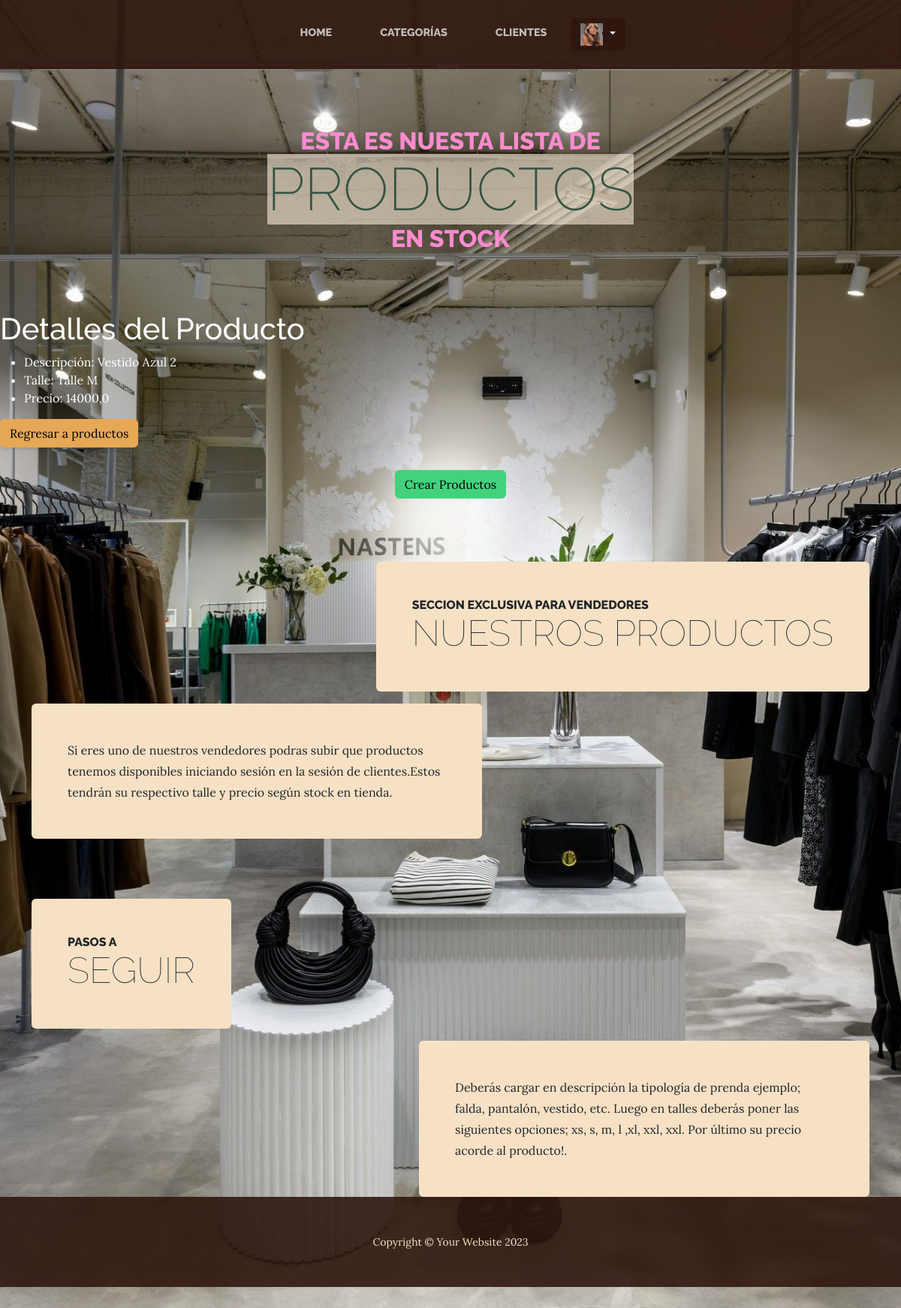
Screenshot of /detalleproducto/5/ (signed in) with the database file from the repository.
### apps/clientes/models.py (models this page shows, shortened)
class CustomUser(AbstractUser):
    first_name = models.CharField(max_length=30, verbose_name=_('First name'))
    last_name = models.CharField(max_length=30, verbose_name=_('Last name'))
    email = models.EmailField(unique=True, verbose_name=_('Email'))
    is_active = models.BooleanField(default=True, verbose_name=_('Active'))
    date_joined = models.DateTimeField(auto_now_add=True, verbose_name=_('Date joined'))
    custom_groups = models.ManyToManyField(Group, related_name='custom_users', blank=True, verbose_name=_('groups'))
    custom_user_permissions = models.ManyToManyField(Permission, related_name='custom_users', blank=True, verbose_name=_('user permissions'))

class Avatar(models.Model):
    user = models.OneToOneField(get_user_model(), on_delete=models.CASCADE)
    imagen = models.ImageField(
    upload_to='avatares', null=True, blank=True, default="/default.jpeg")

### apps/productos/models.py (models this page shows, shortened)
class Producto(models.Model):
    descripcion = models.CharField(max_length=50)
    talle = models.CharField(max_length=50, default="")
    precio = models.FloatField()
    imagen = models.ImageField(upload_to='productos/', blank=True, null=True)  # Agrega este campo

### apps/productos/views.py (the view)
# urls.py: path('detalleproducto/<int:pk>/', ProductoDetail.as_view(),
class ProductoDetail(DetailView):
    template_name = "productos/detalleproducto.html"
    model = Producto

### apps/productos/templates/productos/detalleproducto.html
{% extends 'productos/products.html' %}
{% block INDEX_TITULO %}
    <h1 style="color:white">Detalles del Producto</h1>
{% endblock INDEX_TITULO %}
{% block INDEX_CONTENIDO %}
    <ul style="color:white">
        <li>Descripción: {{ object.descripcion }}</li>
        <li>Talle: {{ object.talle }}</li>
        <li>Precio: {{ object.precio }}</li>
    </ul>
    <a href="{% url 'productos' %}" class="btn btn-primary">
        Regresar a productos
    </a>
{% endblock INDEX_CONTENIDO %}

### apps/TIENDA/templates/TIENDA/navegacion.html (shortened to what this page needs)
<nav class="navbar navbar-expand-lg navbar-dark py-lg-4" id="mainNav">
    <div class="container">
        <div class="collapse navbar-collapse" id="navbarSupportedContent">
            <ul class="navbar-nav mx-auto">
                <li class="nav-item px-lg-4"><a class="nav-link text-uppercase" href="{% url 'inicioTienda' %}">Home</a></li>
                <li class="nav-item px-lg-4"><a class="nav-link text-uppercase" href="{% url 'categorias' %}">Categorías</a></li>
                <li class="nav-item px-lg-4"><a class="nav-link text-uppercase" href="{% url 'clientes' %}">Clientes</a></li>
                {% if request.user.is_authenticated %}
                <div class="dropdown">
                    <a class="btn btn-secondary dropdown-toggle" href="{% url 'clientes' %}" role="button" id="dropdownMenuLink" data-bs-toggle="dropdown" aria-expanded="false">
                        {%if request.user.avatar %}
                            <img style="width: 30px; height: 30px;" src="{{ request.user.avatar.imagen.url }}" alt="Avatar del usuario" class="user-avatar">
                        {% endif %}
                    </a>
                </div>
                {% endif %}
            </ul>
        </div>
    </div>
</nav>

### apps/TIENDA/static/TIENDA/css/stylesPropios.css (style rules this page uses)
body { background-image: url("../assets/img/fondo2.jpeg"); }

### rows the page displays
CustomUser: user.avatar.imagen (picture)
Producto: descripcion "Vestido Azul 2", talle "Talle M", precio "14000,0"
